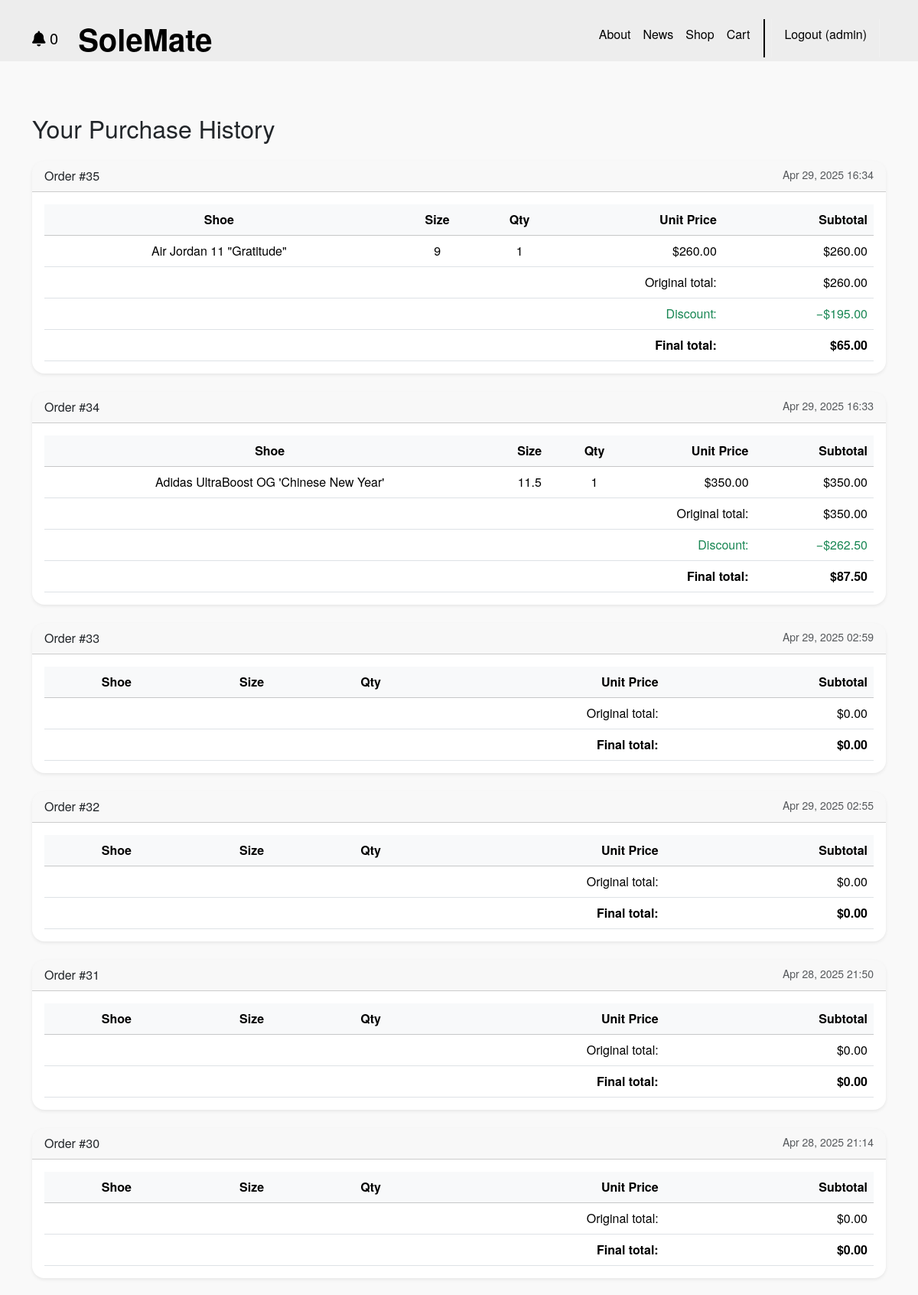
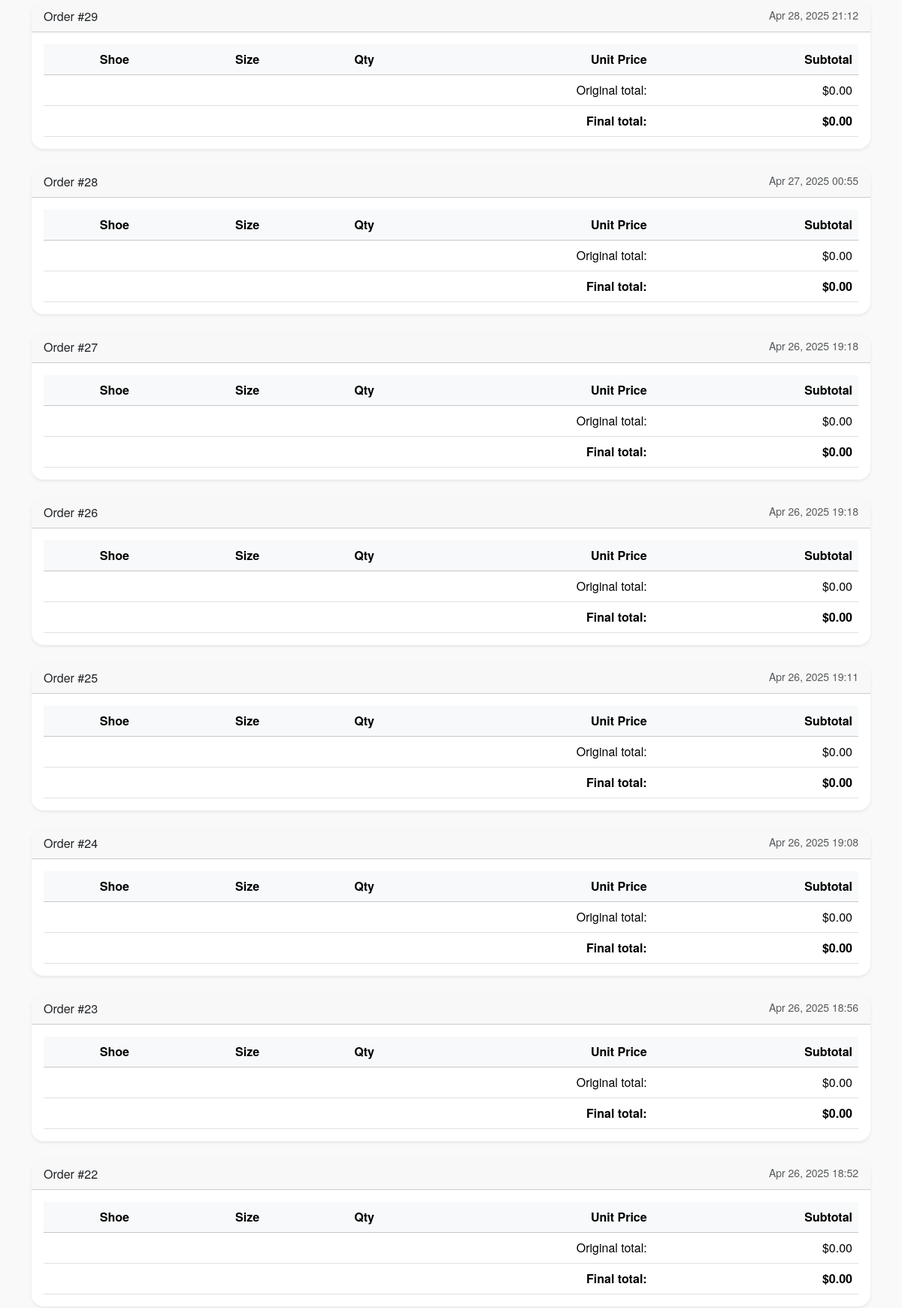
/cart/history/ (signed in, upper part), run on the app's committed database (2 pictures, top to bottom).
### cart/models.py (models this page shows, shortened)
class Order(models.Model):
    user          = models.ForeignKey(
                        User,
                        on_delete=models.CASCADE,
                        related_name='cart_orders'
                    )
    created_at    = models.DateTimeField(auto_now_add=True)
    discount_code = models.CharField(
                        max_length=20,
                        null=True,
                        blank=True,
                        help_text="Code applied at checkout, e.g. SOLEMATE15"
                    )

class OrderItem(models.Model):
    order    = models.ForeignKey(
                   Order,
                   related_name='items',
                   on_delete=models.CASCADE
               )
    shoe     = models.ForeignKey(
                   Shoe,
                   on_delete=models.CASCADE,
                   related_name='cart_order_items'
               )
    size     = models.ForeignKey(
                   Size,
                   on_delete=models.CASCADE,
                   related_name='cart_order_items_by_size'
               )
    quantity = models.PositiveIntegerField()
    price    = models.DecimalField(max_digits=6, decimal_places=2)
    @property
    def subtotal(self):
        return self.quantity * self.price

### shop/models.py (models this page shows, shortened)
class Shoe(models.Model):
    shoe_number = models.CharField(max_length=10, primary_key=True)
    name = models.CharField(max_length=100)
    brand = models.CharField(max_length=50)
    seller = models.CharField(max_length=50)
    price = models.DecimalField(max_digits=6, decimal_places=2)
    release_date = models.DateField()
    last_edit = models.DateField()
    sizes = models.ManyToManyField('Size')
    image = models.ImageField(upload_to='shoe_images/', blank=True, null=True)
    description = models.TextField(blank=True, null=True)
    subscribers = models.ManyToManyField(User, related_name='subscribed_shoes', blank=True)
    discount = models.DecimalField(
        max_digits=5,
        decimal_places=2,
        default=0.00,
        validators=[MinValueValidator(0.00), MaxValueValidator(100.00)],
        help_text="Discount as a percentage (e.g., 10.00 for 10%)"
    )

class Size(models.Model):
    size_code = models.CharField(max_length=10, primary_key=True)  # e.g. SZ09

### cart/views.py (the view)
# urls.py: path('history/',                 views.history,         name='history'),
@login_required
def history(request):
    orders = (
        Order.objects.filter(user=request.user)
        .order_by('-created_at')
        .prefetch_related('items__shoe', 'items__size')
    )
    for order in orders:
        raw = sum(
            (item.shoe.discounted_price if getattr(item.shoe, 'discount', 0) > 0 else item.price)
            * item.quantity
            for item in order.items.all()
        )
        if (order.discount_code):
            discount = Discount.objects.filter(discount_code__icontains=order.discount_code)
            if (discount):
                discount = discount.values_list('discount_percent', flat=True)[0]
                order.discount_amount = (raw * discount).quantize(Decimal('0.01'))
            else:
                discount = Decimal('0.00')
                order.discount_amount = Decimal('0.00')
        else:
            order.discount_amount = Decimal('0.00')
        order.raw_total = raw
        order.total     = (raw - order.discount_amount).quantize(Decimal('0.01'))
    return render(request, 'cart/history.html', {'orders': orders})

### cart/context_processors.py (called while the page is built)
def cart_item_count(request):
    if request.user.is_authenticated:
        count = sum(item.quantity for item in CartItem.objects.filter(user=request.user))
    else:
        cart = request.session.get('cart', {})
        count = sum(cart.values())
    return {
        'cart_item_count': count
    }

### shop/context_processors.py (called while the page is built)
def subscribed(request):
    if request.user.is_authenticated:
        count = 0
        time = datetime.today() - timedelta(days=3)
        subscribed_shoes = request.user.subscribed_shoes.filter(last_edit__gte=time)
        for shoe in subscribed_shoes:
            count += 1
    else:
        count = 0
    return {'subscribed': count}

### cart/templates/cart/history.html
{% extends 'base.html' %}
{% load cart_extras %}
{% block content %}
<div class="container mt-5 mb-5">
  <h2 class="mb-4">Your Purchase History</h2>
  {% if orders %}
    {% for order in orders %}
      <div class="card mb-4 shadow-sm">
        <div class="card-header d-flex justify-content-between">
          <span>Order #{{ order.id }}</span>
          <small class="text-muted">{{ order.created_at|date:"M d, Y H:i" }}</small>
        </div>
        <div class="card-body">
          <div class="table-responsive">
            <table class="table mb-0 align-middle">
              <thead class="table-light">
                <tr>
                  <th>Shoe</th>
                  <th>Size</th>
                  <th class="text-center">Qty</th>
                  <th class="text-end">Unit Price</th>
                  <th class="text-end">Subtotal</th>
                </tr>
              </thead>
              <tbody>
                {% for item in order.items.all %}
                <tr>
                  <td>{{ item.shoe.name }}</td>
                  <td>{{ item.size.size_code }}</td>
                  <td class="text-center">{{ item.quantity }}</td>
                  <td class="text-end">${{ item.price|floatformat:2 }}</td>
                  <td class="text-end">${{ item.subtotal|floatformat:2 }}</td>
                </tr>
                {% endfor %}
              </tbody>
              <tfoot>
                <tr>
                  <td colspan="4" class="text-end">Original total:</td>
                  <td class="text-end">${{ order.raw_total|floatformat:2 }}</td>
                </tr>
                {% if order.discount_amount > 0 %}
                <tr>
                  <td colspan="4" class="text-end text-success">Discount:</td>
                  <td class="text-end text-success">−${{ order.discount_amount|floatformat:2 }}</td>
                </tr>
                {% endif %}
                <tr class="fw-bold">
                  <td colspan="4" class="text-end">Final total:</td>
                  <td class="text-end">${{ order.total|floatformat:2 }}</td>
                </tr>
              </tfoot>
            </table>
          </div>
        </div>
      </div>
    {% endfor %}
  {% else %}
    <div class="alert alert-info">
      You haven’t made any purchases yet.
    </div>
  {% endif %}
</div>
{% endblock %}

### SoleMate/templates/base.html (shortened to what this page needs)
<!DOCTYPE html>
<html>
  {% load static %}
  <div class="flex-wrapper">
  <head>
    <link
      href="https://cdn.jsdelivr.net/npm/bootstrap@5.3.3/dist/css/bootstrap.min.css"
      rel="stylesheet"
    >
    <link
      rel="stylesheet"
      href="https://cdnjs.cloudflare.com/ajax/libs/font-awesome/6.1.1/css/all.min.css"
    >
    <link rel="stylesheet" href="//netdna.bootstrapcdn.com/font-awesome/4.2.0/css/font-awesome.min.css">
    <link
      rel="stylesheet"
      type="text/css"
      href="{% static 'css/style.css' %}"
    >
  </head>
  <body
    class="body"
    style="min-height: 50vh !important;
           max-height:60vh !important;
           display: block !important;
           height: 100% !important;
           overflow-y: hidden"
  >
    <nav
      class="p-3 navbar navbar-dark bg-dark navbar-expand-lg"
      style="max-height:80px !important;"
    >
      <div class="container">
        {% if user.is_authenticated %}
        <a class="navbar-brand" href="{% url 'news' %}"
           style="{% if subscribed > 0 %}color: red{% else %}color: black{% endif %}">
          <div id="notification-bell">
            <i class="fas fa-bell"></i>
            <span id="notification-count">{{ subscribed }}</span>
          </div>
        </a>
        {% endif %}
        <a class="navbar-brand" href="{% url 'home.index' %}">
          <div class="banner"><strong> SoleMate</strong></div>
        </a>
        <div
          class="collapse navbar-collapse"
          id="navbarNavAltMarkup"
        >
          <div class="navbar-nav ms-auto navbar-ml">
            <a class="nav-link" href="{% url 'home.about' %}">About</a>
            <a class="nav-link bg-dark" href="{% url 'news' %}">News</a>
            <a class="nav-link bg-dark" href="{% url 'shop.index' %}">Shop</a>
            <a class="nav-link bg-dark" href="{% url 'cart:view_cart' %}">
              Cart{% if cart_item_count > 0 %} ({{ cart_item_count }}){% endif %}
            </a>
            <div style="background-color: black; height: 50px; width:2px; margin-left:10px"></div>
            {% if user.is_authenticated %}
              <a class="nav-link bg-dark" href="{% url 'accounts.logout' %}">
                Logout ({{ user.username }})
              </a>
            {% else %}
              <a class="nav-link bg-dark" href="{% url 'accounts.login' %}">Login</a>
              <a class="nav-link bg-dark" href="{% url 'accounts.signup' %}">Sign Up</a>
            {% endif %}
          </div>
        </div>
      </div>
    </nav>
    <div style="max-height: 50vh !important;">
      {% block content %}{% endblock content %}
    </div>
  </body>
</div>
</html>

### SoleMate/static/css/style.css (style rules this page uses)
.navbar a.nav-link { color: black !important; font-weight: 500; transition: all 0.3s ease-in-out; }
.bg-dark { background-color: #EDEDED !important; }
.flex-wrapper { min-height: 50vh !important; flex-direction: column; justify-content: flex-start; }
.body { min-height: 66vh; max-height:66vh !important; display: flex; flex-direction: column; overflow: visible !important; }
.banner { font-size: 40px; color: black; padding-left: 10px !important; }
.card { transition: transform 0.3s ease, box-shadow 0.3s ease; }
.card-body { text-align: center; padding: 1rem; }
.container { padding-top: 20px; }
body { background-color: #f9f9f9; font-family: 'Helvetica Neue', sans-serif; }
.card { border: none; border-radius: 16px; box-shadow: 0 8px 16px rgba(0, 0, 0, 0.08); overflow: hidden; transition: transform 0.2s ease; background-color: #fff; }

### data on the page
Order: id "35", created_at "Apr 29, 2025 16:34", raw_total "260.00", discount_amount "195.00", total "65.00"
OrderItem: shoe.name "Air Jordan 11 \"Gratitude\"", size.size_code "9", quantity "1", price "260.00", subtotal "260.00"
Order: id "34", created_at "Apr 29, 2025 16:33", raw_total "350.00", discount_amount "262.50", total "87.50"
OrderItem: shoe.name "Adidas UltraBoost OG 'Chinese New Year'", size.size_code "11.5", quantity "1", price "350.00", subtotal "350.00"
Order: id "33", created_at "Apr 29, 2025 02:59", raw_total "0.00", total "0.00"
Order: id "32", created_at "Apr 29, 2025 02:55", raw_total "0.00", total "0.00"
Order: id "31", created_at "Apr 28, 2025 21:50", raw_total "0.00", total "0.00"
Order: id "30", created_at "Apr 28, 2025 21:14", raw_total "0.00", total "0.00"
Order: id "29", created_at "Apr 28, 2025 21:12", raw_total "0.00", total "0.00"
Order: id "28", created_at "Apr 27, 2025 00:55", raw_total "0.00", total "0.00"
Order: id "27", created_at "Apr 26, 2025 19:18", raw_total "0.00", total "0.00"
Order: id "26", created_at "Apr 26, 2025 19:18", raw_total "0.00", total "0.00"
Order: id "25", created_at "Apr 26, 2025 19:11", raw_total "0.00", total "0.00"
Order: id "24", created_at "Apr 26, 2025 19:08", raw_total "0.00", total "0.00"
Order: id "23", created_at "Apr 26, 2025 18:56", raw_total "0.00", total "0.00"
Order: id "22", created_at "Apr 26, 2025 18:52", raw_total "0.00", total "0.00"

### other printed values
{{ subscribed }} "0"
{{ user.username }} "admin"
